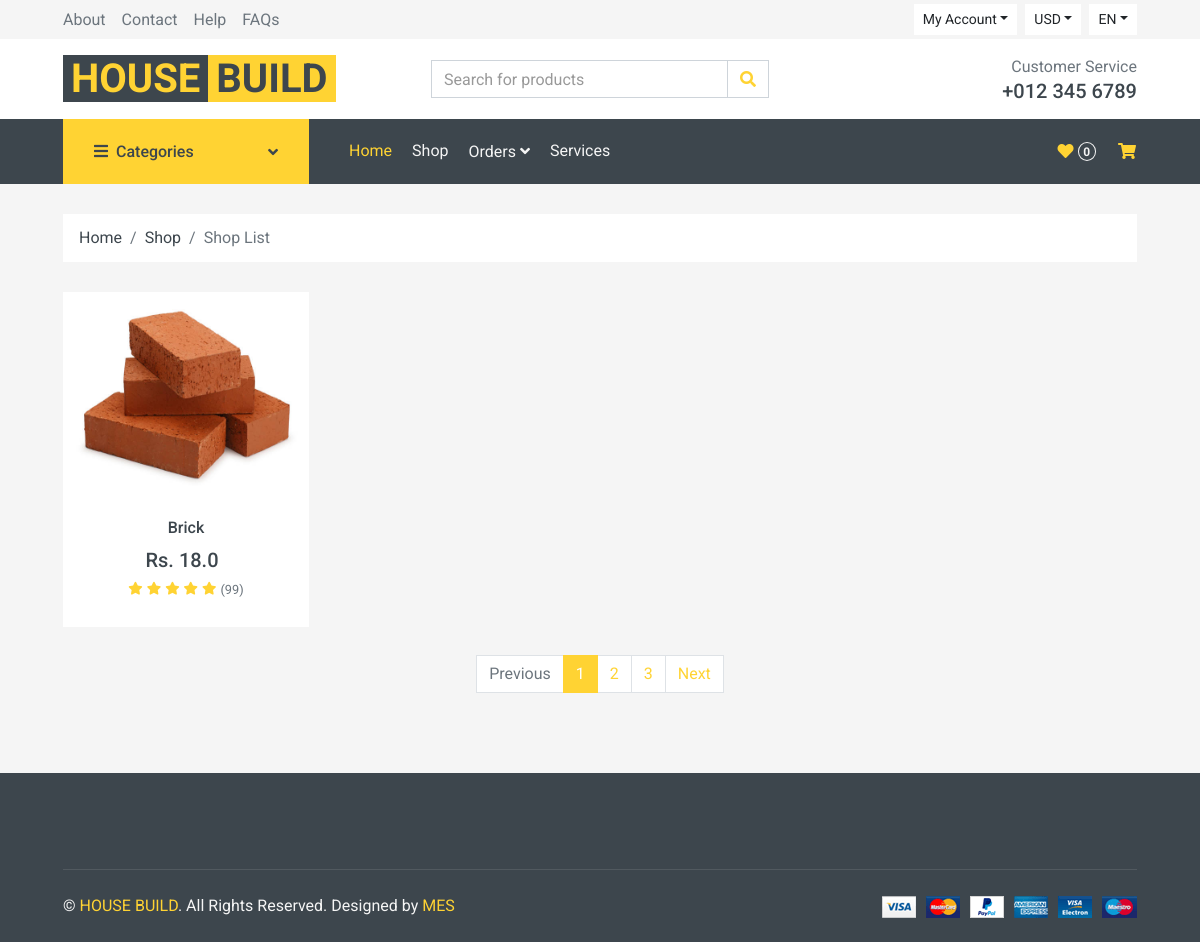
The page /Product/Shop on the database its author committed.
### Product/models.py (models this page shows, shortened)
class ProductDetails(models.Model):
    options = (
    ("Bricks", "Bricks"),
    ("Cement", "Cement"),
    ("Sand", "Sand"),
    ("Steel", "Steel"),
    ("Tiles", "Tiles"),
    ("Paint", "Paint"),
    ("Wood", "Wood"),
    ("Glass", "Glass"),
    ("Plumbing", "Plumbing"),
    ("Electrical", "Electrical"),
    ("Roofing", "Roofing"),
    ("Doors", "Doors"),
    ("Windows", "Windows"),
    ("Hardware", "Hardware"),
    ("Insulation", "Insulation"))
    option1 = (
    ("Interior", "Interior"),
    ("Exterior", "Exterior"),
    ("Bathroom", "Bathroom"),
    ("Kitchen", "Kitchen"),
    ("Roofing", "Roofing"),
    ("Flooring", "Flooring"),
    ("Foundation", "Foundation"),
    ("Walls", "Walls"),
    )
    product_name = models.CharField(max_length = 255)
    Product_category = models.CharField(max_length = 255, choices = options)
    Product_subcategory = models.CharField(max_length = 255,choices = option1,null=True)
    product_description = models.CharField(max_length = 255)
    product_price = models.FloatField()
    product_stock = models.IntegerField()
    Product_Image =models.FileField(upload_to="Produc_image",null=True)
    product_availability = models.BooleanField(default = True)
    user = models.ForeignKey(User, on_delete = models.CASCADE, null = True, blank  = True)

### Product/views.py (the view)
# urls.py: path("Shop",views.Shop,name="Shop"),
def Shop(request):
    product = ProductDetails.objects.all()
    context = {
        "product":product
    }
    return render(request,"shop.html",context)

### templates/shop.html (shortened to what this page needs)
{% extends "index.html" %}
{% block content %}
    <div class="container-fluid">
        <div class="row px-xl-5">
            <div class="col-12">
                <nav class="breadcrumb bg-light mb-30">
                    <a class="breadcrumb-item text-dark" href="#">Home</a>
                    <a class="breadcrumb-item text-dark" href="#">Shop</a>
                    <span class="breadcrumb-item active">Shop List</span>
                </nav>
            </div>
        </div>
    </div>
    <div class="container-fluid">
        <div class="row px-xl-5">
            <div class="col-lg-12 col-md-12">
                <div class="row pb-3">
        {% for i in product%}
            <div class="col-lg-3 col-md-4 col-sm-6 pb-1">
                <div class="product-item bg-light mb-4">
                    <div class="product-img position-relative overflow-hidden">
                        <img class="" style="height:200px;width:100%" src="{{i.Product_Image.url}}" alt="">
                        <div class="product-action">
                        </div>
                    </div>
                    <div class="text-center py-4">
                        <a class="h6 text-decoration-none text-truncate" href="">{{i.product_name}}</a>
                        <div class="d-flex align-items-center justify-content-center mt-2">
                            <h5>Rs. {{i.product_price}}</h5><h6 class="text-muted ml-2"></h6>
                        </div>
                        <div class="d-flex align-items-center justify-content-center mb-1">
                            <small class="fa fa-star text-primary mr-1"></small>
                            <small class="fa fa-star text-primary mr-1"></small>
                            <small class="fa fa-star text-primary mr-1"></small>
                            <small class="fa fa-star text-primary mr-1"></small>
                            <small class="fa fa-star text-primary mr-1"></small>
                            <small>(99)</small>
                        </div>
                    </div>
                </div>
            </div>
            {% endfor %}
                    <div class="col-12">
                        <nav>
                          <ul class="pagination justify-content-center">
                            <li class="page-item disabled"><a class="page-link" href="#">Previous</span></a></li>
                            <li class="page-item active"><a class="page-link" href="#">1</a></li>
                            <li class="page-item"><a class="page-link" href="#">2</a></li>
                            <li class="page-item"><a class="page-link" href="#">3</a></li>
                            <li class="page-item"><a class="page-link" href="#">Next</a></li>
                          </ul>
                        </nav>
                    </div>
                </div>
            </div>
        </div>
    </div>
   {% endblock %}

### rows shown on the page
ProductDetails: Product_Image (picture), product_name "Brick", product_price "18.0"
